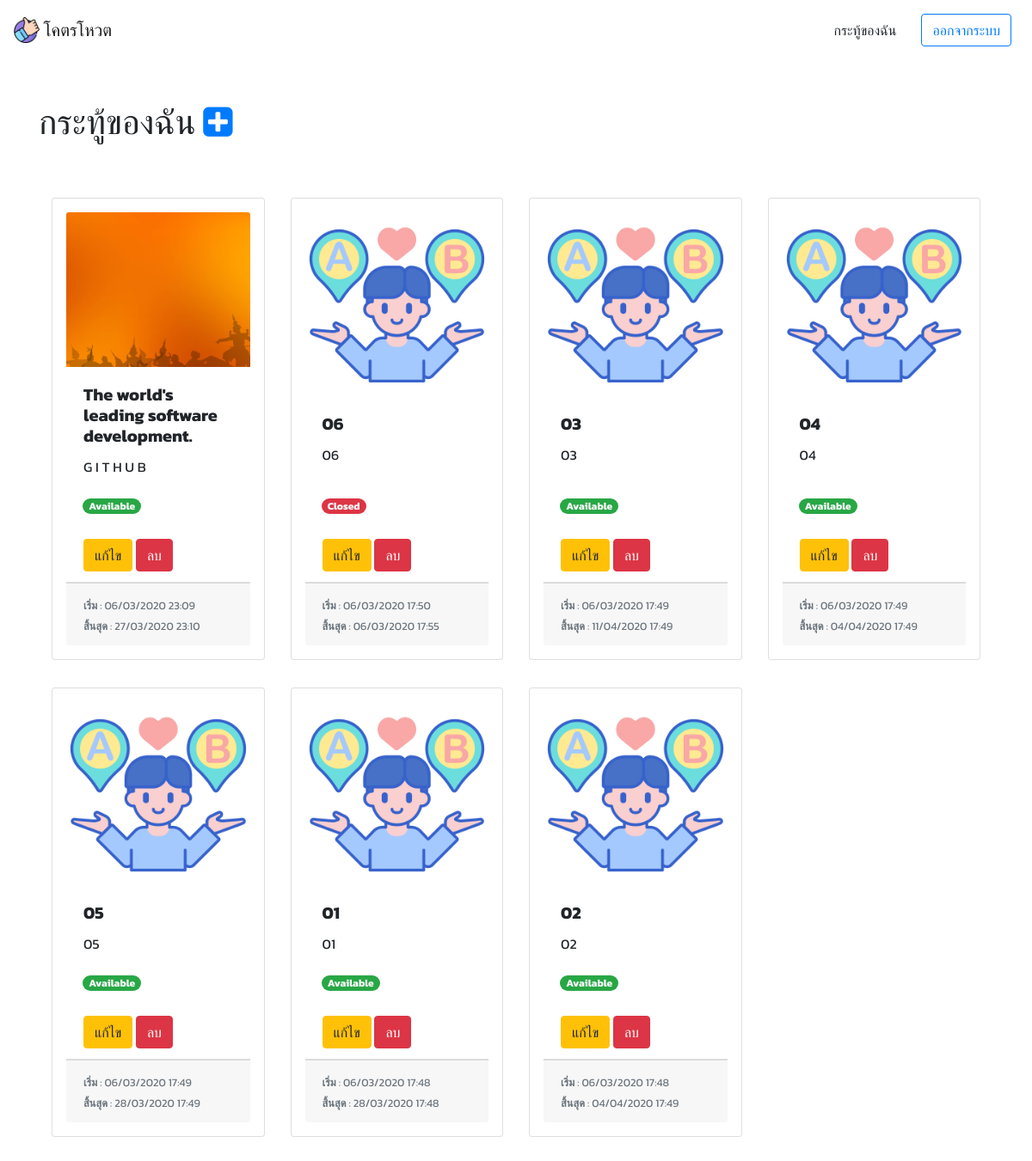
/accounts/mypolls/ (signed in), run on an earlier commit of the app's database.
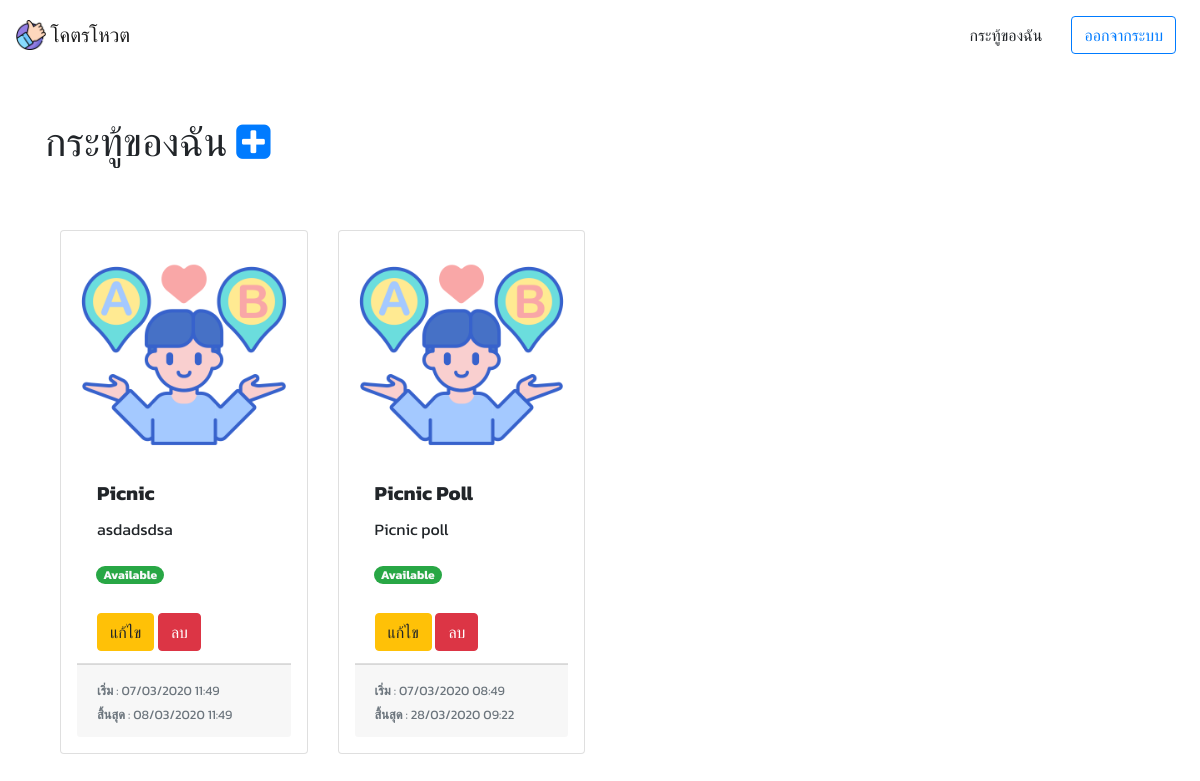
And on a later commit of the database.
### polls/models.py (models this page shows, shortened)
class Poll(models.Model):
    subject = models.CharField(max_length=255, blank=False)
    detail = models.TextField(blank=False)
    picture = models.ImageField(default='poll/default.png', upload_to='poll/')
    start_date = models.DateTimeField(default=timezone.now)
    end_date = models.DateTimeField()
    password = models.CharField(max_length=255, blank=False)
    create_by = models.ForeignKey(User, on_delete=models.CASCADE)
    create_date = models.DateTimeField(auto_now=True)
    is_active = models.BooleanField(default=True)
    def is_available(self):
        if timezone.now() >= self.end_date:
            self.is_active = False
            self.save()
        return self.is_active

### accounts/views.py (the view)
# urls.py: path('mypolls/', views.my_polls_view, name='mypolls') # user poll list page
@login_required
def my_polls_view(request):
    polls = Poll.objects.filter(create_by=request.user).order_by('-start_date')
    for poll in polls:
        poll.is_available()
    context = {
        'polls' : polls
    }
    return render(request, 'mypolls.html', context)

### accounts/templates/mypolls.html (shortened to what this page needs)
{% extends 'base_layout.html' %}
{% block content %}
    <h1>กระทู้ของฉัน <a href="{% url 'create' %}"> <i class="fa fa-plus-square" aria-hidden="true"></i> </a></h1>
    <div class="container mt-5">
        <div class="row">
            {% for poll in polls %}
                <div class="col-md-3 my-3">
                    <div class="card h-100 w-100 p-3">
                        <img class="card-img-top" src="{{ poll.picture.url }}" alt="Card image cap">
                        <div class="card-body">
                            <h5 class="card-title">
                                <b>{{ poll.subject }}</b>
                            </h5>
                            <p class="card-text">
                                {{ poll.detail|truncatechars:20 }}
                            </p>
                        </div>
                        <div class="container mb-3 ml-1">
                            <p class="card-text">
                                {% if poll.is_active %}
                                    <span class="badge badge-pill badge-success text-light">Available</span>
                                {% else %}
                                    <span class="badge badge-pill badge-danger text-light">Closed</span>
                                {% endif %}
                            </p>
                        </div>
                        <ul class="list-group list-group-flush m-0">
                            <li class="list-group-item">
                                <a href="{% url 'edit' poll.id %}" class='btn btn-warning'>แก้ไข</a>
                                <a href="{% url 'poll_delete' poll.id %}" class='btn btn-danger'>ลบ</a>
                            </li>
                        </ul>
                        <div class="card-footer">
                            <small class="text-muted">
                                <b>เริ่ม</b> : {{ poll.start_date|date:'d/m/Y H:i' }} <br>
                                <b>สิ้นสุด</b> : {{ poll.end_date|date:'d/m/Y H:i' }} <br>
                            </small>
                        </div>
                    </div>
                </div>
            {% endfor %}
        </div>
    </div>
{% endblock %}

What changed in the data, as far as the page shows it:
removed Poll: picture (picture), subject "The world's leading software development.", detail "G I T H U B", is_active "Available", start_date "06/03/2020 23:09", end_date "27/03/2020 23:10"
removed Poll: picture (placeholder picture), subject "06", detail "06", is_active "Closed", start_date "06/03/2020 17:50", end_date "06/03/2020 17:55"
removed Poll: picture (placeholder picture), subject "03", detail "03", is_active "Available", start_date "06/03/2020 17:49", end_date "11/04/2020 17:49"
removed Poll: picture (placeholder picture), subject "04", detail "04", is_active "Available", start_date "06/03/2020 17:49", end_date "04/04/2020 17:49"
removed Poll: picture (placeholder picture), subject "05", detail "05", is_active "Available", start_date "06/03/2020 17:49", end_date "28/03/2020 17:49"
removed Poll: picture (placeholder picture), subject "01", detail "01", is_active "Available", start_date "06/03/2020 17:48", end_date "28/03/2020 17:48"
removed Poll: picture (placeholder picture), subject "02", detail "02", is_active "Available", start_date "06/03/2020 17:48", end_date "04/04/2020 17:49"
added Poll: picture (placeholder picture), subject "Picnic", detail "asdadsdsa", is_active "Available", start_date "07/03/2020 11:49", end_date "08/03/2020 11:49"
added Poll: picture (placeholder picture), subject "Picnic Poll", detail "Picnic poll", is_active "Available", start_date "07/03/2020 08:49", end_date "28/03/2020 09:22"
